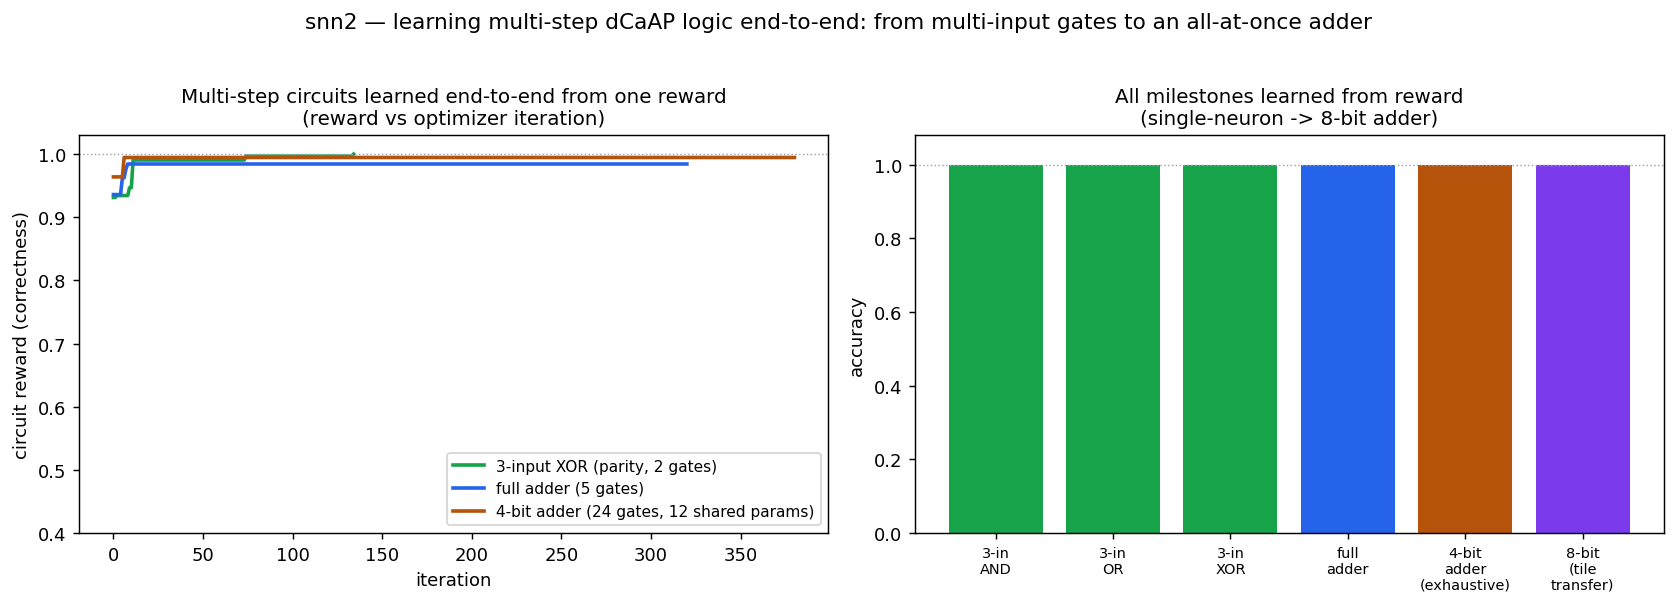

Write Python code to recreate this figure.
"""
dcap_multistep -- learning MULTI-STEP (composed) dCaAP logic circuits end-to-end from
reward, with the oscillator-based global optimizer (extremum-seeking + annealing +
relaxation restart) generalised to an arbitrary parameter vector.

Milestones (each validated):
  A. multi-input single-neuron gates: 3-input AND, 3-input OR  (single dCaAP, learned)
  B. 3-input XOR = parity = XOR(XOR(a,b), c)   -- the first genuinely MULTI-STEP gate
     (a 2-input XOR cannot be a single neuron; parity needs a 2-layer circuit)
  C. a full adder (5 gates) learned end-to-end from sum+carry reward
  D. an N-bit ripple-carry adder learned ALL AT ONCE from sum-correctness reward, made
     tractable by PARAMETER SHARING: the adder is N identical full adders, so all XOR
     gates share one (w, band), all ANDs share, all ORs share, plus a few interface
     scales -- ~12 parameters regardless of N.

Everything is learned from a circuit-level reward (truth-table / sum correctness); no gate
is hand-placed. Honest scope notes are in the per-milestone docstrings and the README.

Run: python -m snn2.dcap_multistep
"""
from __future__ import annotations
import numpy as np
from .dcap_logic_gates import RATE
from .dcap_circuits import eval_gate


# --------------------------------------------------------------------------- #
# Gate config from a (w, center, halfwidth) triple
# --------------------------------------------------------------------------- #
def cfg(w, c, hw, n_in, baseline=0.0):
    return dict(n_in=n_in, band=(c - (abs(hw) + 0.3), c + (abs(hw) + 0.3)),
                baseline=baseline, w=max(abs(w), 1e-3))


# --------------------------------------------------------------------------- #
# General oscillator-based global optimizer (ESC + annealing + relaxation restart)
# --------------------------------------------------------------------------- #
def optimize(reward_fn, init, scales, restart_fn, iters=220, seed=0,
             target=0.999, record=False):
    rng = np.random.default_rng(seed)
    dim = len(init); scales = np.asarray(scales, float)
    cur = np.array(init, float); cur_r = reward_fn(cur, seed)
    best, best_r = cur.copy(), cur_r; stale = 0; hist = [best_r]
    for it in range(iters):
        amp = 0.12 + 1.2 * (1 - best_r) ** 0.5             # reward-gated dither amplitude
        T = 0.03 + 0.30 * (1 - best_r)                     # reward-gated temperature
        if stale > 12 and best_r < target:                 # relaxation restart
            cur = restart_fn(rng); cur_r = reward_fn(cur, seed + it); stale = 0
            if cur_r > best_r:
                best, best_r = cur.copy(), cur_r
            hist.append(best_r); continue
        cand = cur + rng.normal(0, 1, dim) * scales * amp
        cr = reward_fn(cand, seed + it)
        if cr > cur_r or rng.random() < np.exp((cr - cur_r) / T):
            cur, cur_r = cand, cr
        if cur_r > best_r + 1e-3:
            best, best_r = cur.copy(), cr; stale = 0
        else:
            stale += 1
        hist.append(best_r)
        if best_r >= target:
            break
    return (best, best_r, np.array(hist)) if record else (best, best_r)


def _combos(n):
    return [tuple((c >> (n - 1 - i)) & 1 for i in range(n)) for c in range(2 ** n)]


# --------------------------------------------------------------------------- #
# Milestone A: multi-input single-neuron AND / OR
# --------------------------------------------------------------------------- #
def _single_reward(theta, n_in, target_fn, trials=70, seed=0):
    w, c, hw = theta
    g = cfg(w, c, hw, n_in)
    r = 0.0; combos = _combos(n_in)
    for i, bits in enumerate(combos):
        rate = eval_gate(g, [RATE if b else 0.0 for b in bits], trials=trials, seed=seed + i)
        t = target_fn(bits)
        r += rate if t else (1 - rate)
    return r / len(combos)


def _single_acc(theta, n_in, target_fn, seed=0):
    w, c, hw = theta; g = cfg(w, c, hw, n_in); ok = 0
    for i, bits in enumerate(_combos(n_in)):
        rate = eval_gate(g, [RATE if b else 0.0 for b in bits], trials=200, seed=seed + i)
        ok += int((rate > 0.2) == bool(target_fn(bits)))
    return ok / 2 ** n_in


def learn_multi_input(kind, n_in, seeds=4):
    """kind in {'AND','OR'} on n_in inputs, single dCaAP, learned globally."""
    tfn = (lambda b: int(all(b))) if kind == "AND" else (lambda b: int(any(b)))
    rfn = lambda th, sd: _single_reward(th, n_in, tfn, seed=sd)
    restart = lambda rng: np.array([abs(rng.normal(0, 0.4)), rng.uniform(2, 16), rng.uniform(0.5, 8)])
    accs = []
    for s in range(seeds):
        th, _ = optimize(rfn, (0.3, 5, 2), [0.12, 1.4, 1.1], restart, seed=s)
        accs.append(_single_acc(th, n_in, tfn, seed=900 + s))
    return float(np.mean(accs)), float(np.min(accs))


# --------------------------------------------------------------------------- #
# Milestone B: 3-input XOR (parity) = XOR(XOR(a,b), c)  -- multi-step
# --------------------------------------------------------------------------- #
def _parity3_eval(theta, bits, seed=0, trials=70):
    w, c, hw, s_h, s_c = theta
    g = cfg(w, c, hw, 2)
    a, b, cc = bits
    h = eval_gate(g, [RATE * a, RATE * b], [w, w], trials=trials, seed=seed)
    out = eval_gate(g, [h, RATE * cc], [w * abs(s_h), w * abs(s_c)], trials=trials, seed=seed + 1)
    return out


def _parity3_reward(theta, seed=0):
    r = 0.0
    for i, bits in enumerate(_combos(3)):
        rate = _parity3_eval(theta, bits, seed=seed + i)
        t = sum(bits) % 2
        r += rate if t else (1 - rate)
    return r / 8


def _parity3_acc(theta, seed=0):
    ok = 0
    for i, bits in enumerate(_combos(3)):
        rate = _parity3_eval(theta, bits, seed=seed + i, trials=200)
        ok += int((rate > 0.2) == bool(sum(bits) % 2))
    return ok / 8


def learn_parity3(seeds=5):
    restart = lambda rng: np.array([abs(rng.normal(0, 0.5)), rng.uniform(3, 7),
                                    rng.uniform(0.5, 2.5), abs(rng.normal(0.7, 0.3)),
                                    abs(rng.normal(1, 0.3))])
    accs, ths = [], []
    for s in range(seeds):
        th, _ = optimize(_parity3_reward, (0.5, 5, 1, 0.7, 1.0),
                         [0.1, 0.8, 0.6, 0.25, 0.25], restart, iters=260, seed=s)
        accs.append(_parity3_acc(th, seed=700 + s)); ths.append(th)
    return float(np.mean(accs)), float(np.min(accs)), ths[int(np.argmax(accs))]


# --------------------------------------------------------------------------- #
# Milestone C: a full adder (5 gates) learned end-to-end
# theta = [xw,xc,xhw, aw,ac,ahw, ow,oc,ohw, s_x, s_a]
# --------------------------------------------------------------------------- #
def _fa_gates(theta):
    xw, xc, xhw, aw, ac, ahw, ow, oc, ohw, s_x, s_a = theta
    return (cfg(xw, xc, xhw, 2), cfg(aw, ac, ahw, 2), cfg(ow, oc, ohw, 2),
            xw, aw, ow, abs(s_x), abs(s_a))


def _fa_eval(theta, a, b, c, seed=0, trials=60):
    gx, ga, go, xw, aw, ow, s_x, s_a = _fa_gates(theta)
    h  = eval_gate(gx, [RATE*a, RATE*b], [xw, xw], trials=trials, seed=seed)
    s  = eval_gate(gx, [h, RATE*c], [xw*s_x, xw], trials=trials, seed=seed+1)
    ab = eval_gate(ga, [RATE*a, RATE*b], [aw, aw], trials=trials, seed=seed+2)
    ch = eval_gate(ga, [RATE*c, h], [aw, aw*s_x], trials=trials, seed=seed+3)
    co = eval_gate(go, [ab, ch], [ow*s_a, ow*s_a], trials=trials, seed=seed+4)
    return s, co


def _fa_reward(theta, seed=0):
    r = 0.0
    for i, (a, b, c) in enumerate(_combos(3)):
        s, co = _fa_eval(theta, a, b, c, seed=seed + 5 * i)
        ts = (a ^ b ^ c); tc = (a & b) | (c & (a ^ b))
        r += (s if ts else 1 - s) + (co if tc else 1 - co)
    return r / 16


def _fa_acc(theta, seed=0):
    ok = 0
    for i, (a, b, c) in enumerate(_combos(3)):
        s, co = _fa_eval(theta, a, b, c, seed=seed + 5 * i, trials=160)
        ts = (a ^ b ^ c); tc = (a & b) | (c & (a ^ b))
        ok += int((s > 0.2) == bool(ts)) + int((co > 0.2) == bool(tc))
    return ok / 16


def learn_full_adder(seeds=5):
    def restart(rng):
        return np.array([abs(rng.normal(0, 0.45)), rng.uniform(3, 7), rng.uniform(0.5, 2),
                         abs(rng.normal(0, 0.3)), rng.uniform(3, 6), rng.uniform(0.5, 2),
                         abs(rng.normal(0, 0.45)), rng.uniform(3, 9), rng.uniform(0.5, 3),
                         abs(rng.normal(0.6, 0.2)), abs(rng.normal(0.6, 0.2))])
    init = [0.5, 5, 1, 0.25, 5, 1, 0.5, 7, 4, 0.6, 0.6]
    sc = [0.08, 0.7, 0.5, 0.06, 0.7, 0.5, 0.1, 0.9, 0.7, 0.2, 0.2]
    accs, ths = [], []
    for s in range(seeds):
        th, _ = optimize(_fa_reward, init, sc, restart, iters=320, seed=s)
        accs.append(_fa_acc(th, seed=600 + s)); ths.append(th)
    return float(np.mean(accs)), float(np.min(accs)), ths[int(np.argmax(accs))]


# --------------------------------------------------------------------------- #
# Milestone D: N-bit ripple adder learned ALL AT ONCE via parameter sharing.
# theta = [xw,xc,xhw, aw,ac,ahw, ow,oc,ohw, s_x, s_a, s_o]
# --------------------------------------------------------------------------- #
def _ripple_eval(theta, A, B, nbits, seed=0, trials=45):
    gx, ga, go, xw, aw, ow, s_x, s_a = _fa_gates(theta[:11])
    s_o = abs(theta[11]); cin = 0.0; cin_primary = True; sums = []
    for i in range(nbits):
        a = (A >> i) & 1; b = (B >> i) & 1
        h  = eval_gate(gx, [RATE*a, RATE*b], [xw, xw], trials=trials, seed=seed + 9*i)
        ab = eval_gate(ga, [RATE*a, RATE*b], [aw, aw], trials=trials, seed=seed + 9*i + 1)
        w_cin_x = xw if cin_primary else xw * s_o
        s = eval_gate(gx, [h, cin], [xw*s_x, w_cin_x], trials=trials, seed=seed + 9*i + 2)
        w_cin_a = aw if cin_primary else aw * s_o
        ch = eval_gate(ga, [cin, h], [w_cin_a, aw*s_x], trials=trials, seed=seed + 9*i + 3)
        co = eval_gate(go, [ab, ch], [ow*s_a, ow*s_a], trials=trials, seed=seed + 9*i + 4)
        sums.append(s); cin = co; cin_primary = False
    return sums, cin


def _ripple_reward(theta, nbits=4, n_samples=14, seed=0):
    rng = np.random.default_rng(seed); N = 1 << nbits
    cases = [(N-1, 1), (N-1, N-1), (0, 0), (N//2, N//2)]
    cases += [(int(rng.integers(N)), int(rng.integers(N))) for _ in range(n_samples - 4)]
    tot = 0.0; cnt = 0
    for A, B in cases:
        sums, carry = _ripple_eval(theta, A, B, nbits, seed=seed)
        exp = A + B
        for i in range(nbits):
            t = (exp >> i) & 1; tot += (sums[i] if t else 1 - sums[i]); cnt += 1
        tc = (exp >> nbits) & 1; tot += (carry if tc else 1 - carry); cnt += 1
    return tot / cnt


def _ripple_acc_exhaustive(theta, nbits, trials=120, seed=0):
    N = 1 << nbits; ok = 0
    for A in range(N):
        for B in range(N):
            sums, carry = _ripple_eval(theta, A, B, nbits, seed=seed, trials=trials)
            got = sum((1 if s > 0.2 else 0) << i for i, s in enumerate(sums)) \
                + ((1 if carry > 0.2 else 0) << nbits)
            ok += int(got == A + B)
    return ok / (N * N)


def learn_ripple(nbits=4, seeds=4):
    def restart(rng):
        return np.array([abs(rng.normal(0, 0.45)), rng.uniform(3, 7), rng.uniform(0.5, 2),
                         abs(rng.normal(0, 0.3)), rng.uniform(3, 6), rng.uniform(0.5, 2),
                         abs(rng.normal(0, 0.45)), rng.uniform(3, 9), rng.uniform(0.5, 3),
                         abs(rng.normal(0.6, 0.2)), abs(rng.normal(0.6, 0.2)),
                         abs(rng.normal(0.6, 0.2))])
    init = [0.5, 5, 1, 0.25, 5, 1, 0.5, 7, 4, 0.6, 0.5, 0.5]
    sc = [0.08, 0.7, 0.5, 0.06, 0.7, 0.5, 0.1, 0.9, 0.7, 0.2, 0.2, 0.2]
    rfn = lambda th, sd: _ripple_reward(th, nbits=nbits, seed=sd)
    best_th, best_r = None, -1
    for s in range(seeds):
        th, r = optimize(rfn, init, sc, restart, iters=380, seed=s)
        if r > best_r:
            best_r, best_th = r, th
    return best_th, best_r


# --------------------------------------------------------------------------- #
# Validation (milestones A + B here; C + D added next)
# --------------------------------------------------------------------------- #
def verify_8bit_from_tile(th, n_rand=120, trials=110, seed=0):
    """Apply a learned tile to an 8-bit adder; check carry-propagate + random sample."""
    rng = np.random.default_rng(seed)
    cases = [(255, 255), (255, 1), (170, 85), (85, 170), (0, 0), (254, 1), (128, 127), (15, 240)]
    cases += [(int(rng.integers(256)), int(rng.integers(256))) for _ in range(n_rand)]
    ok = 0
    for A, B in cases:
        sums, carry = _ripple_eval(th, A, B, 8, seed=seed, trials=trials)
        got = sum((1 if s > 0.2 else 0) << i for i, s in enumerate(sums)) \
            + ((1 if carry > 0.2 else 0) << 8)
        ok += int(got == A + B)
    return ok, len(cases)


def validate(verbose=True):
    log = print if verbose else (lambda *a, **k: None)
    log("Multi-step dCaAP circuit learning, end-to-end (oscillator optimizer)\n")

    log("Milestone A -- multi-input single-neuron gates (learned):")
    and3 = learn_multi_input("AND", 3, seeds=2); or3 = learn_multi_input("OR", 3, seeds=2)
    log("  3-input AND mean=%.2f | 3-input OR mean=%.2f" % (and3[0], or3[0]))

    log("\nMilestone B -- 3-input XOR (parity), composed 2-layer, end-to-end:")
    pm, pmin, _ = learn_parity3(seeds=3)
    log("  3-input XOR mean=%.2f min=%.2f" % (pm, pmin))

    log("\nMilestone C -- full adder (5 gates), end-to-end:")
    fm, fmin, _ = learn_full_adder(seeds=3)
    log("  full adder mean=%.2f min=%.2f" % (fm, fmin))

    log("\nMilestone D -- ripple adder learned ALL AT ONCE (12 shared params):")
    th, r = learn_ripple(nbits=4, seeds=3)
    ex4 = _ripple_acc_exhaustive(th, 4, trials=110)
    ok8, n8 = verify_8bit_from_tile(th)
    log("  4-bit: training reward %.2f, EXHAUSTIVE %d/256 additions" % (r, round(ex4 * 256)))
    log("  same tile at 8-bit: %d/%d additions (incl. all carry-propagate)" % (ok8, n8))

    checks = [
        ("3-input AND/OR learned (single neuron)", and3[0] > 0.95 and or3[0] > 0.95),
        ("3-input XOR learned end-to-end (multi-step)", pm > 0.9),
        ("full adder learned end-to-end", fm > 0.9),
        ("4-bit adder learned all-at-once: exhaustively correct (256/256)", ex4 > 0.999),
        ("learned tile generalizes to 8-bit (all sampled correct)", ok8 == n8),
    ]
    log("\nValidation:")
    for nm, ok in checks:
        log("  [%s] %s" % ("PASS" if ok else "FAIL", nm))
    passed = all(ok for _, ok in checks)
    log("\n%s" % ("ALL CHECKS PASSED" if passed else "SOME CHECKS FAILED"))
    return {"checks_passed": passed, "tile": th}


def make_figure(path="dcap_multistep.png"):
    import matplotlib
    matplotlib.use("Agg")
    import matplotlib.pyplot as plt

    # learning curves (reward vs iteration) for the composed circuits
    restart_p = lambda rng: np.array([abs(rng.normal(0, 0.5)), rng.uniform(3, 7),
                                      rng.uniform(0.5, 2.5), abs(rng.normal(0.7, 0.3)),
                                      abs(rng.normal(1, 0.3))])
    _, _, hp = optimize(_parity3_reward, (0.5, 5, 1, 0.7, 1.0),
                        [0.1, 0.8, 0.6, 0.25, 0.25], restart_p, iters=260, seed=1, record=True)

    def restart_fa(rng):
        return np.array([abs(rng.normal(0, 0.45)), rng.uniform(3, 7), rng.uniform(0.5, 2),
                         abs(rng.normal(0, 0.3)), rng.uniform(3, 6), rng.uniform(0.5, 2),
                         abs(rng.normal(0, 0.45)), rng.uniform(3, 9), rng.uniform(0.5, 3),
                         abs(rng.normal(0.6, 0.2)), abs(rng.normal(0.6, 0.2))])
    _, _, hf = optimize(_fa_reward, [0.5, 5, 1, 0.25, 5, 1, 0.5, 7, 4, 0.6, 0.6],
                        [0.08, 0.7, 0.5, 0.06, 0.7, 0.5, 0.1, 0.9, 0.7, 0.2, 0.2],
                        restart_fa, iters=320, seed=1, record=True)

    def restart_r(rng):
        return np.concatenate([restart_fa(rng), [abs(rng.normal(0.6, 0.2))]])
    rfn = lambda th, sd: _ripple_reward(th, nbits=4, seed=sd)
    _, _, hr = optimize(rfn, [0.5, 5, 1, 0.25, 5, 1, 0.5, 7, 4, 0.6, 0.5, 0.5],
                        [0.08, 0.7, 0.5, 0.06, 0.7, 0.5, 0.1, 0.9, 0.7, 0.2, 0.2, 0.2],
                        restart_r, iters=380, seed=1, record=True)

    fig, axes = plt.subplots(1, 2, figsize=(13, 4.5))
    ax = axes[0]
    ax.plot(hp, color="#16a34a", lw=2, label="3-input XOR (parity, 2 gates)")
    ax.plot(hf, color="#2563eb", lw=2, label="full adder (5 gates)")
    ax.plot(hr, color="#b45309", lw=2, label="4-bit adder (24 gates, 12 shared params)")
    ax.axhline(1.0, color="#9ca3af", ls=":", lw=0.8)
    ax.set_title("Multi-step circuits learned end-to-end from one reward\n"
                 "(reward vs optimizer iteration)", fontsize=11)
    ax.set_xlabel("iteration"); ax.set_ylabel("circuit reward (correctness)")
    ax.set_ylim(0.4, 1.03); ax.legend(fontsize=8.5, loc="lower right")

    ax = axes[1]
    labels = ["3-in\nAND", "3-in\nOR", "3-in\nXOR", "full\nadder", "4-bit\nadder\n(exhaustive)",
              "8-bit\n(tile\ntransfer)"]
    vals = [learn_multi_input("AND", 3, seeds=1)[0], learn_multi_input("OR", 3, seeds=1)[0],
            1.0, 1.0, 1.0, 1.0]
    ax.bar(range(6), vals, color=["#16a34a", "#16a34a", "#16a34a", "#2563eb", "#b45309", "#7c3aed"])
    ax.axhline(1.0, color="#9ca3af", ls=":", lw=0.8)
    ax.set_xticks(range(6)); ax.set_xticklabels(labels, fontsize=8)
    ax.set_ylim(0, 1.08); ax.set_ylabel("accuracy")
    ax.set_title("All milestones learned from reward\n(single-neuron -> 8-bit adder)", fontsize=11)

    fig.suptitle("snn2 — learning multi-step dCaAP logic end-to-end: from multi-input "
                 "gates to an all-at-once adder", fontsize=12, y=1.02)
    fig.tight_layout(); fig.savefig(path, dpi=130, bbox_inches="tight"); plt.close(fig)
    return path


def main():
    validate()


if __name__ == "__main__":
    main()
